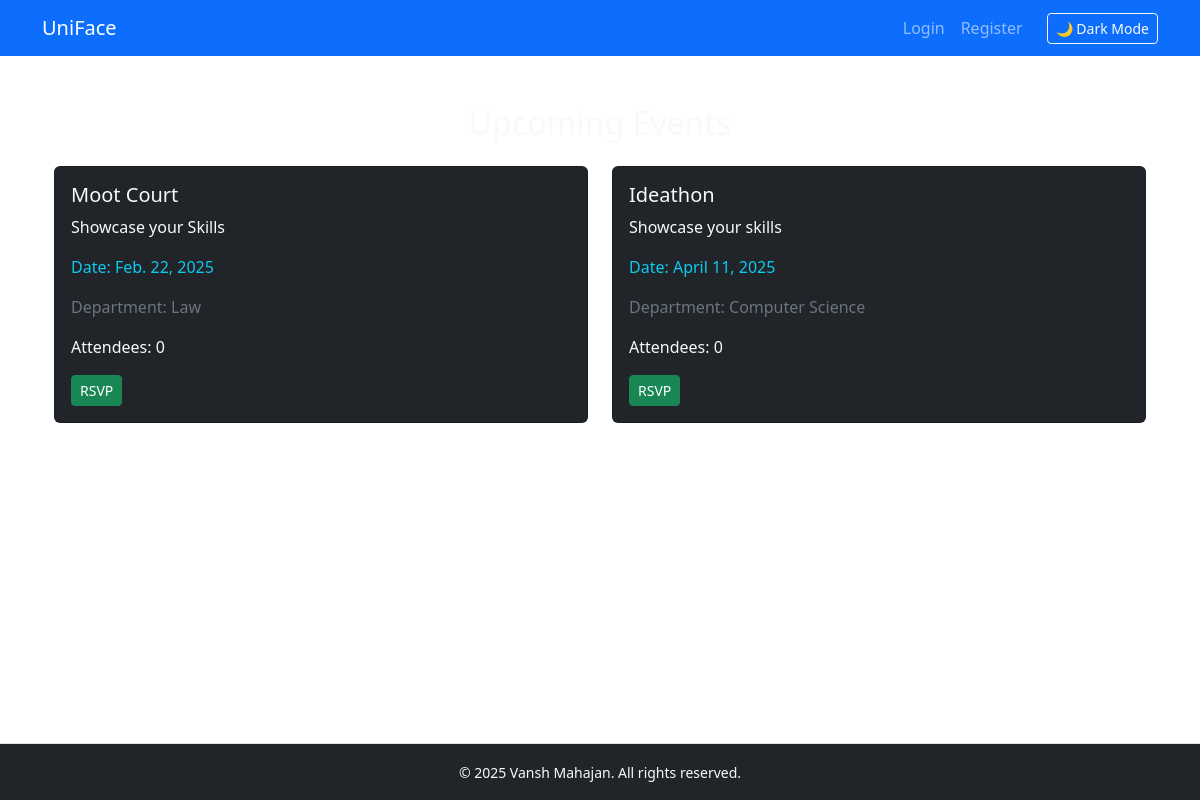
Screenshot of /events/ with the database file from the repository.
### core/models.py (models this page shows, shortened)
class Event(models.Model):
    department = models.ForeignKey(Department, on_delete=models.CASCADE)
    title = models.CharField(max_length=255)
    description = models.TextField()
    date = models.DateField()
    time = models.TimeField()
    created_by = models.ForeignKey(User, on_delete=models.CASCADE, null=True, blank=True)
    participants = models.ManyToManyField(User, related_name='joined_events', blank=True)
    attendees = models.ManyToManyField(User, related_name='event_rsvps', blank=True)

class Department(models.Model):
    name = models.CharField(max_length=100, unique=True)
    description = models.TextField(blank=True)
    email = models.EmailField(blank=True, null=True)
    followers = models.ManyToManyField(User,related_name='followed_departments', blank=True)

### core/views.py (the view)
# urls.py: path('events/', views.event_list, name='event_list'),
def event_list(request):
    events = Event.objects.all().order_by('date')
    return render(request, 'core/event_list.html', {
        'events': events
    })

### core/templates/core/event_list.html (shortened to what this page needs)
{% extends 'core/base.html' %}
{% block content %}
<div class="container mt-5">
    <h2 class="text-center text-light">Upcoming Events</h2>
    <div class="row mt-4">
        {% for event in events %}
        <div class="col-md-6 mb-4">
            <div class="card bg-dark text-light">
                <div class="card-body">
                    <h5 class="card-title">{{ event.title }}</h5>
                    <p class="card-text">{{ event.description }}</p>
                    <p class="text-info">Date: {{ event.date }}</p>
                    <p class="text-secondary">Department: {{ event.department.name }}</p>
                    <p>Attendees: {{ event.attendees.count }}</p>
                    {% if user in event.attendees.all %}
                        <form method="post" action="{% url 'unrsvp_event' event.id %}">
                            {% csrf_token %}
                            <button class="btn btn-danger btn-sm">Cancel RSVP</button>
                        </form>
                    {% else %}
                        <form method="post" action="{% url 'rsvp_event' event.id %}">
                            <button class="btn btn-success btn-sm">RSVP</button>
                        </form>
                    {% endif %}
                </div>
            </div>
        </div>
        {% endfor %}
    </div>
</div>
{% endblock %}

### rows the page displays
Event: title "Moot Court", description "Showcase your Skills", date "Feb. 22, 2025", department.name "Law", attendees.count "0", shows "RSVP"
Event: title "Ideathon", description "Showcase your skills", date "April 11, 2025", department.name "Computer Science", attendees.count "0", shows "RSVP"
